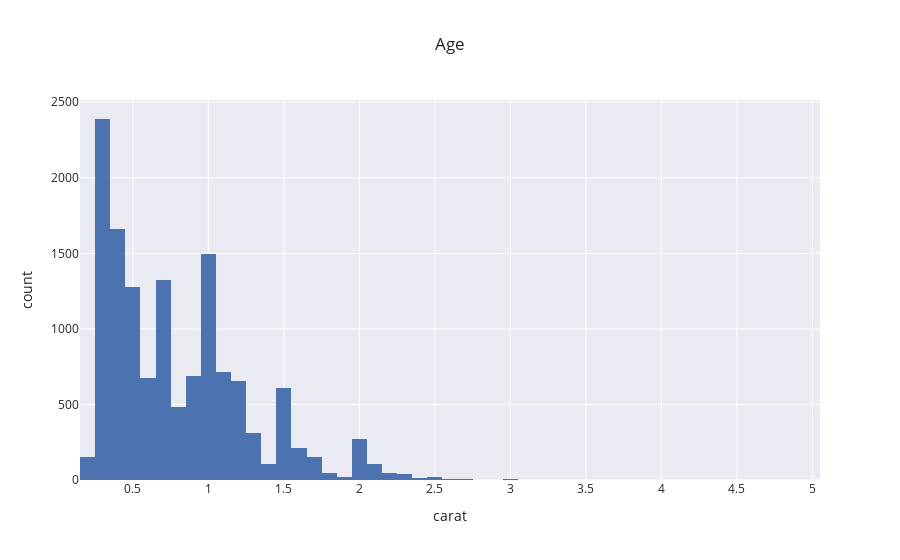

Here is the notebook cell this chart was saved with:
### Code cell
fig=px.histogram(PROBA, x='carat',nbins=50,template='seaborn',title='Age',barmode='group')
fig.show()

### Figure 1 — Plotly figure (JSON) as saved in the notebook; plotly's stock layout.template omitted (floating-point values rounded to 4 significant figures; data arrays with more than 128 entries replaced by an {"elided": "..."} marker saying what was removed)
{"data": [{"alignmentgroup": "True", "bingroup": "x", "hovertemplate": "carat=%{x}<br>count=%{y}<extra></extra>", "legendgroup": "", "marker": {"color": "rgb(76,114,176)"}, "name": "", "nbinsx": 50, "offsetgroup": "", "orientation": "v", "showlegend": false, "type": "histogram", "x": {"elided": "13485 float values"}, "xaxis": "x", "yaxis": "y"}], "layout": {"autosize": true, "barmode": "group", "legend": {"tracegroupgap": 0}, "title": {"text": "Age"}, "xaxis": {"anchor": "y", "autorange": true, "domain": [0, 1], "range": [0.15, 5.05], "title": {"text": "carat"}, "type": "linear"}, "yaxis": {"anchor": "x", "autorange": true, "domain": [0, 1], "range": [0, 2515.0], "title": {"text": "count"}}}}
